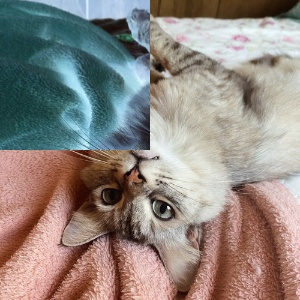
#> input picture imagem_negativa.jpg, 300 x 300 px, given in place of the camera
$ python 6-1.py
#> lines starting #> are read from the running program, lines starting #| are printed output that depends on the picture
import cv2
import numpy as np

cap = cv2.VideoCapture(0)

if not cap.isOpened():
    print("Deu ruim")
else:
    cap.set(cv2.CAP_PROP_FRAME_WIDTH, 640)
    cap.set(cv2.CAP_PROP_FRAME_HEIGHT, 480)
    width = int(cap.get(cv2.CAP_PROP_FRAME_WIDTH))
    height = int(cap.get(cv2.CAP_PROP_FRAME_HEIGHT))

    print("largura =", width)
    print("altura =", height)

    nbins = 64
    histw = nbins
    histh = nbins // 2

    while True:
        ret, frame = cap.read()
#> frame is the input picture: shape (300, 300, 3); mean B, G, R 129.5, 135.4, 144.6

        if not ret:
            break

        # Dividir os canais de cores
        b, g, r = cv2.split(frame)
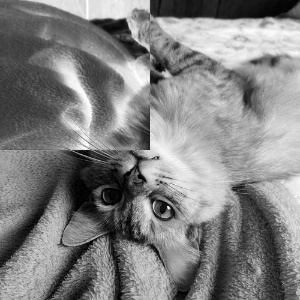
#> b: shape (300, 300); min 0, max 255, mean 129.5
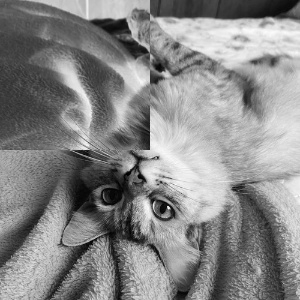
#> g: shape (300, 300); min 0, max 252, mean 135.4
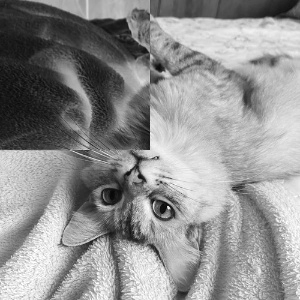
#> r: shape (300, 300); min 7, max 255, mean 144.6

        # Equalizar o histograma dos canais de cores
        b_eq = cv2.equalizeHist(b)
        g_eq = cv2.equalizeHist(g)
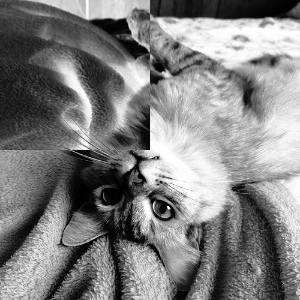
#> g_eq: shape (300, 300); min 0, max 255, mean 128.1
        r_eq = cv2.equalizeHist(r)
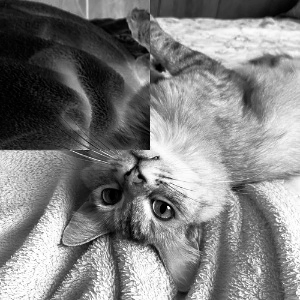
#> r_eq: shape (300, 300); min 0, max 255, mean 128.1

        # Mesclar os canais de volta para formar a imagem colorida equalizada
        equalized_frame = cv2.merge([b_eq, g_eq, r_eq])
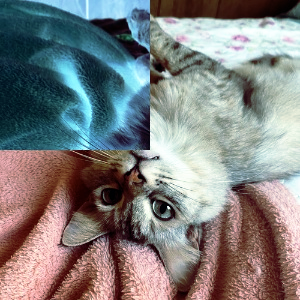
#> equalized_frame: shape (300, 300, 3); mean B, G, R 127.9, 128.1, 128.1

        # Calcular e exibir os histogramas
        hist_b = cv2.calcHist([b], [0], None, [nbins], [0, 256])
#> hist_b = 64 values, max 2169 at index 41, min 80 at index 63, mean 1406.2
        hist_g = cv2.calcHist([g], [0], None, [nbins], [0, 256])
#> hist_g = 64 values, max 2324 at index 48, min 2 at index 63, mean 1406.2
        hist_r = cv2.calcHist([r], [0], None, [nbins], [0, 256])
#> hist_r = 64 values, max 2672 at index 53, min 0 at index 0, mean 1406.2

        hist_b = cv2.normalize(hist_b, hist_b, 0, histh, cv2.NORM_MINMAX)
#> hist_b = 64 values, max 32 at index 41, min 0 at index 63, mean 20.32
        hist_g = cv2.normalize(hist_g, hist_g, 0, histh, cv2.NORM_MINMAX)
#> hist_g = 64 values, max 32 at index 48, min 0 at index 63, mean 19.35
        hist_r = cv2.normalize(hist_r, hist_r, 0, histh, cv2.NORM_MINMAX)
#> hist_r = 64 values, max 32 at index 53, min 0 at index 0, mean 16.84

        hist_b = hist_b.astype(np.uint8)
#> hist_b = 64 values, max 32 at index 41, min 0 at index 62, mean 19.81
        hist_g = hist_g.astype(np.uint8)
#> hist_g = 64 values, max 32 at index 48, min 0 at index 0, mean 18.8
        hist_r = hist_r.astype(np.uint8)
#> hist_r = 64 values, max 32 at index 53, min 0 at index 0, mean 16.31

        hist_img_b = np.zeros((histh, histw, 3), dtype=np.uint8)
        hist_img_g = np.zeros((histh, histw, 3), dtype=np.uint8)
        hist_img_r = np.zeros((histh, histw, 3), dtype=np.uint8)

        for i in range(1, nbins):
            cv2.line(hist_img_b, (i - 1, histh - int(hist_b[i - 1][0])), (i, histh - int(hist_b[i][0])), (255, 0, 0), 1)
            cv2.line(hist_img_g, (i - 1, histh - int(hist_g[i - 1][0])), (i, histh - int(hist_g[i][0])), (0, 255, 0), 1)
            cv2.line(hist_img_r, (i - 1, histh - int(hist_r[i - 1][0])), (i, histh - int(hist_r[i][0])), (0, 0, 255), 1)
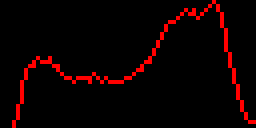
#> hist_img_r: shape (32, 64, 3) (shown 4 times larger); mean of channels 0, 1, 2 0, 0, 12.9; drawn as B, G, R

        cv2.imshow("Resultado", equalized_frame)

        if cv2.waitKey(30) == 27:
#> (key Esc is pressed here)
            break

    cap.release()
    cv2.destroyAllWindows()

$ run again, on aurora.jpg
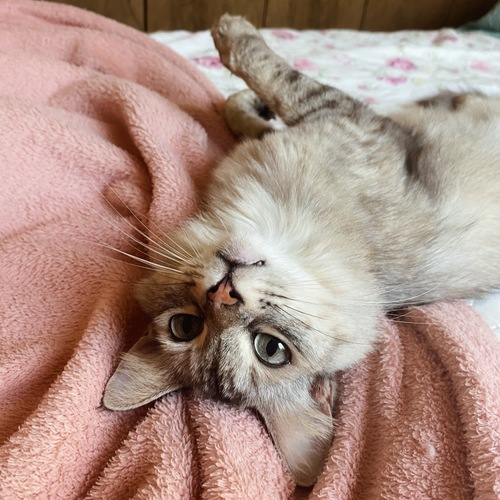
#> input picture aurora.jpg, 500 x 500 px, given in place of the camera
#> frame is the input picture: shape (500, 500, 3); mean B, G, R 132.2, 143.1, 171.3
#> `equalized_frame = cv2.merge([b_eq, g_eq, r_eq])`:
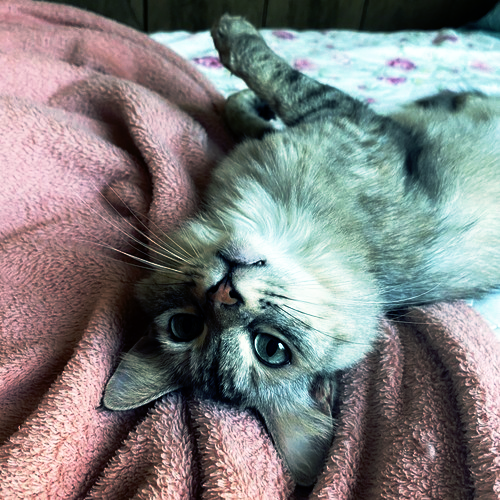
#> equalized_frame: shape (500, 500, 3); mean B, G, R 127.8, 128.1, 128.3
#> `hist_b = cv2.calcHist([b], [0], None, [nbins], [0, 256])`: hist_b = 64 values, max 7366 at index 39, min 24 at index 63, mean 3906.2
#> `hist_g = cv2.calcHist([g], [0], None, [nbins], [0, 256])`: hist_g = 64 values, max 8400 at index 47, min 11 at index 63, mean 3906.2
#> `hist_r = cv2.calcHist([r], [0], None, [nbins], [0, 256])`: hist_r = 64 values, max 11012 at index 53, min 2 at index 0, mean 3906.2
#> `hist_b = cv2.normalize(hist_b, hist_b, 0, histh, cv2.NORM_MINMAX)`: hist_b = 64 values, max 32 at index 39, min 0 at index 63, mean 16.92
#> `hist_g = cv2.normalize(hist_g, hist_g, 0, histh, cv2.NORM_MINMAX)`: hist_g = 64 values, max 32 at index 47, min 1.4e-09 at index 63, mean 14.86
#> `hist_r = cv2.normalize(hist_r, hist_r, 0, histh, cv2.NORM_MINMAX)`: hist_r = 64 values, max 32 at index 53, min 0 at index 0, mean 11.35
#> `hist_b = hist_b.astype(np.uint8)`: hist_b = 64 values, max 32 at index 39, min 0 at index 62, mean 16.5
#> `hist_g = hist_g.astype(np.uint8)`: hist_g = 64 values, max 32 at index 47, min 0 at index 0, mean 14.34
#> `hist_r = hist_r.astype(np.uint8)`: hist_r = 64 values, max 32 at index 53, min 0 at index 0, mean 10.88
#> after the loop `for i in range(1, nbins):`:
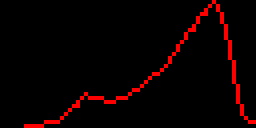
#> hist_img_r: shape (32, 64, 3) (shown 4 times larger); mean of channels 0, 1, 2 0, 0, 10.7; drawn as B, G, R

$ run again, on esteganografia_escondida.jpg
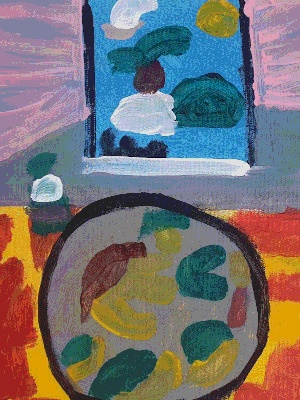
#> input picture esteganografia_escondida.jpg, 300 x 400 px, given in place of the camera
#> frame is the input picture: shape (400, 300, 3); mean B, G, R 114.3, 113.6, 117.6
#> `equalized_frame = cv2.merge([b_eq, g_eq, r_eq])`:
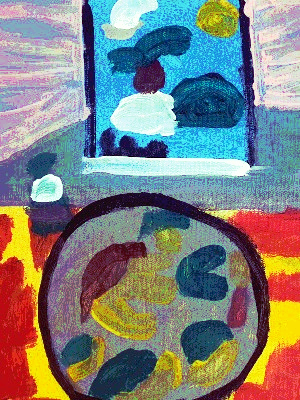
#> equalized_frame: shape (400, 300, 3); mean B, G, R 127.3, 129.6, 127.2
#> `hist_b = cv2.calcHist([b], [0], None, [nbins], [0, 256])`: hist_b = 64 values, max 5076 at index 39, min 12 at index 63, mean 1875
#> `hist_g = cv2.calcHist([g], [0], None, [nbins], [0, 256])`: hist_g = 64 values, max 17919 at index 32, min 0 at index 60, mean 1875
#> `hist_r = cv2.calcHist([r], [0], None, [nbins], [0, 256])`: hist_r = 64 values, max 7117 at index 32, min 1 at index 63, mean 1875
#> `hist_b = cv2.normalize(hist_b, hist_b, 0, histh, cv2.NORM_MINMAX)`: hist_b = 64 values, max 32 at index 39, min -1.86e-09 at index 63, mean 11.77
#> `hist_g = cv2.normalize(hist_g, hist_g, 0, histh, cv2.NORM_MINMAX)`: hist_g = 64 values, max 32 at index 32, min 0 at index 60, mean 3.35
#> `hist_r = cv2.normalize(hist_r, hist_r, 0, histh, cv2.NORM_MINMAX)`: hist_r = 64 values, max 32 at index 32, min 0 at index 63, mean 8.43
#> `hist_b = hist_b.astype(np.uint8)`: hist_b = 64 values, max 32 at index 39, min 0 at index 61, mean 11.31
#> `hist_g = hist_g.astype(np.uint8)`: hist_g = 64 values, max 32 at index 32, min 0 at index 0, mean 2.98
#> `hist_r = hist_r.astype(np.uint8)`: hist_r = 64 values, max 32 at index 32, min 0 at index 59, mean 7.97
#> after the loop `for i in range(1, nbins):`:
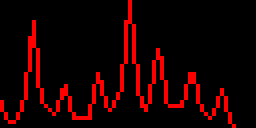
#> hist_img_r: shape (32, 64, 3) (shown 4 times larger); mean of channels 0, 1, 2 0, 0, 25.6; drawn as B, G, R
